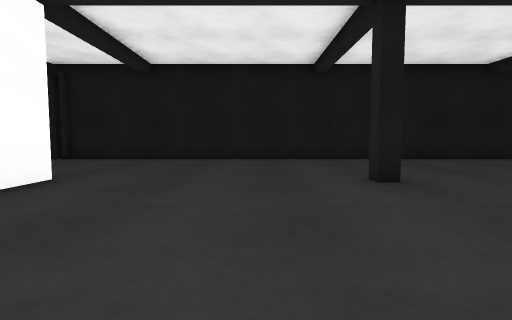
view 1 (above)

12 first-person views from a walk through a Gazebo world. The camera is 0.72 m above the floor, tilts 4° down and sees 80° across. The floor is counted in squares, 1 m on a side. Each view is taken from the middle of a square. On the plan, view 1 faces up. The plan holds only what a view shows up to about 10 squares ahead; the rest is blank. Surface patterns are stand-ins for the level's own textures.

view 2
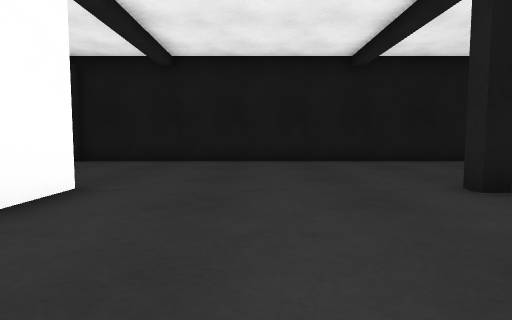

view 3
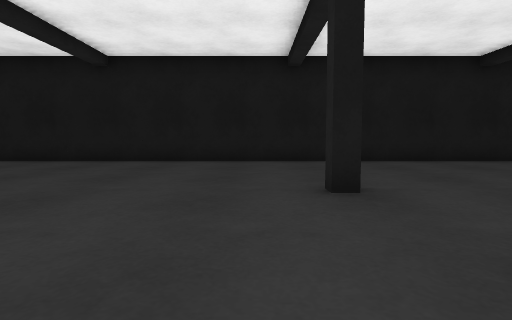

view 4
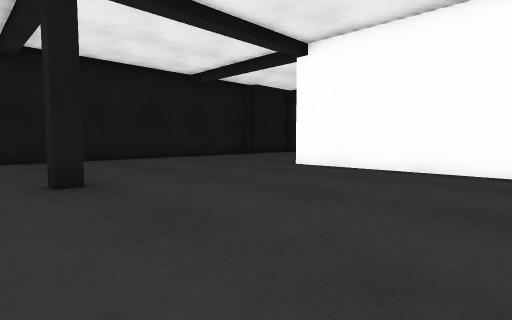

view 5
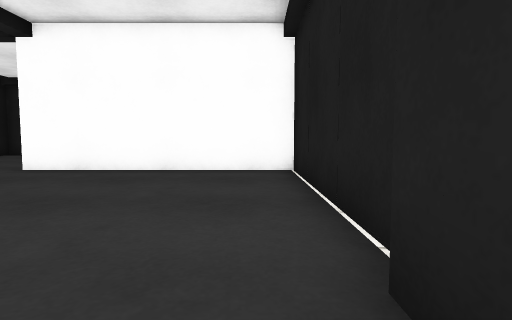

view 6
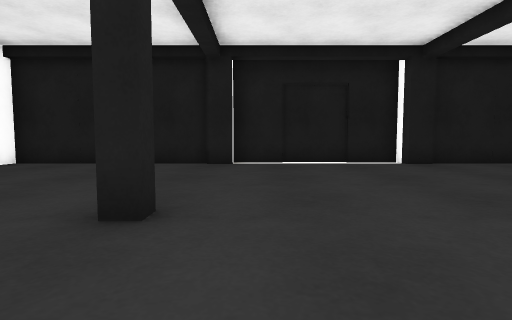

view 7
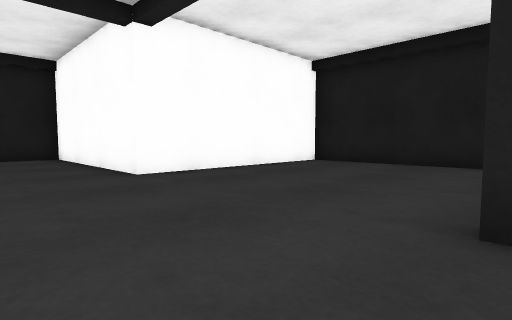

view 8
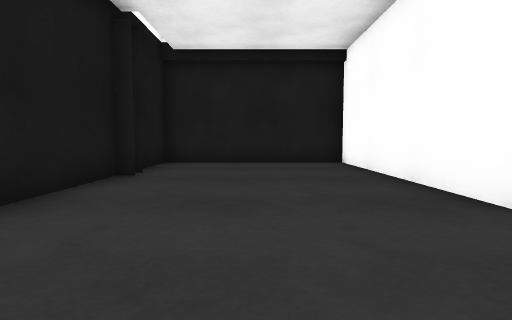

view 9
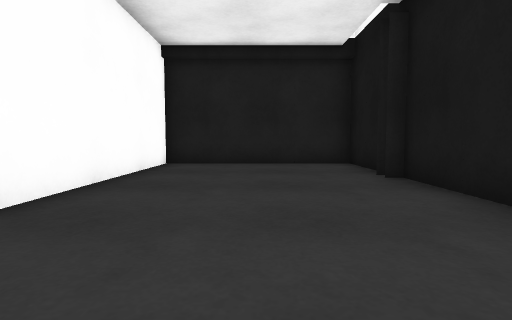

view 10
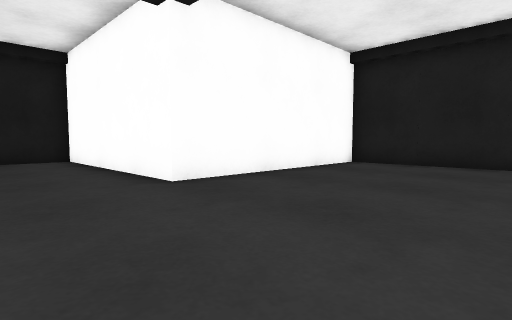

view 11
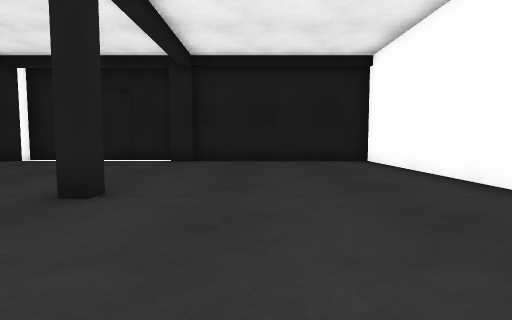

view 12
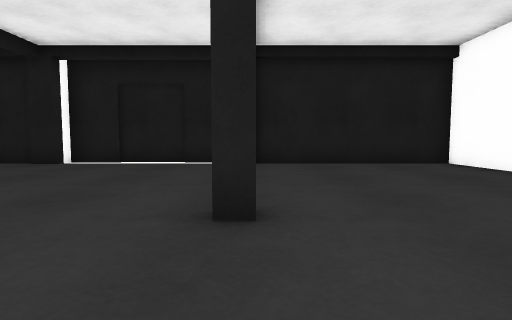

### Floor plan
Points are (right, up) in squares from view 1. A wall is a line through its corners. A room is listed if a view was taken in it or the views show most of it. See-through windows are left out.
Room 1 (views 1, 2, 3, 4, 5, 6, 7, 8, 9, 10, 11, 12)
walls: (2.5, 5) (2, 5) (2, 5.4) (2.5, 5.4); (8.5, 5) (8, 5) (8, 5.4) (8.5, 5.4); (1.9, -0.6) (2.7, -0.6) (2.7, -1.4) (7.7, -1.4) (7.7, -0.6) (8.5, -0.6); (8.4, -0.9) (14, -0.9) (14, 5.4) (20.3, 5.4) (20.3, 10.7) (18.3, 10.7); (17, 10.2) (17, 10.7) (-6.6, 10.7); (-7.7, 10.7) (-9.9, 10.7) (-9.9, 5.4) (-3.6, 5.4) (-3.6, -0.9) (2, -0.9)

Where each view was taken, in squares from view 1:
view 1: 0 up, 0 right, facing up
view 2: 1 up, 1 left, facing up
view 3: 1 up, 7 right, facing up
view 4: 0 up, 7 right, facing up-right
view 5: 0 up, 7 right, facing right
view 6: 8 up, 7 right, facing down
view 7: 8 up, 8 right, facing down-right
view 8: 8 up, 11 right, facing right
view 9: 8 up, 1 left, facing left
view 10: 10 up, 1 left, facing down-left
view 11: 9 up, 0 right, facing down
view 12: 8 up, 2 right, facing down
